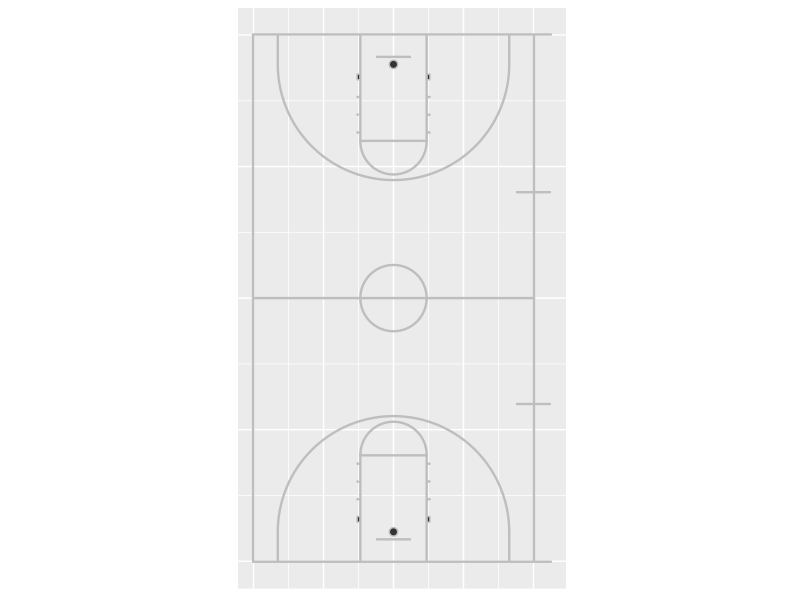
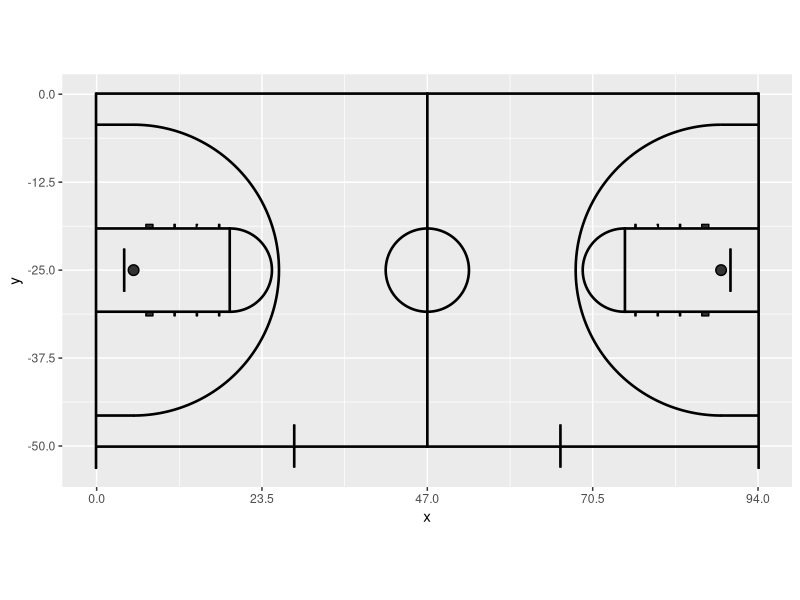
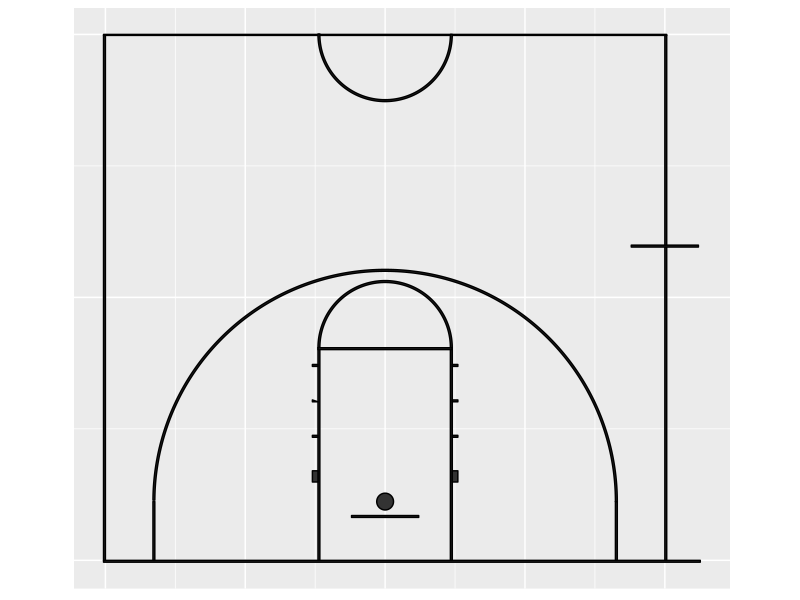

Recreate these plots in R, in order.
# Author : Ewen Gallic http://editerna.free.fr/wp/
# Date : 2014-08-03

# Any comments are welcome.

library(grid)
library(ggplot2)
library(gridExtra)
library(gtable)


###############
## FUNCTIONS ##
###############

# http://stackoverflow.com/questions/6862742/draw-a-circle-with-ggplot2
# Function to create circles
circle_fun <- function(center=c(0,0), diameter=1, npoints=500, start=0, end=2){
  tt <- seq(start*pi, end*pi, length.out=npoints)
  data.frame(
    x = center[1] + diameter / 2 * cos(tt),
    y = center[2] + diameter / 2 * sin(tt)
  )
}

# Gives y coordinates of the opposite side
rev_y <- function(y) 94-y

# Converts inches to feet
inches_to_feet <- function(x) x/12

# Given the angle theta and the court data frame,
# rotates the coordinates of the court by an angle theta
rotate_court <- function(court, theta=pi/2){
  court_r <- court
  court_r$x <- court_r$x / 180 * pi
  court_r$y <- court_r$y / 180 * pi
  matrice_r <- matrix(c(cos(theta), sin(theta), -sin(theta), cos(theta)), ncol = 2)
  coords_r <- apply(court_r[,c("x","y")], 1, function(x) x %*% matrice_r)
  court_r$x <- coords_r[1,] ; court_r$y <- coords_r[2,]
  court_r$x <- court_r$x * 180 / pi
  court_r$y <- court_r$y * 180 / pi
  return(court_r)
}

# From x and y coordinates for a line (represented by a polygon here),
# a number of group and a short description
# creates a data.frame for this line
# in order to use it with ggplot2.
new_coords <- function(x, y, group, descri){
  new_coords_df <- data.frame(x = x, y = y)
  new_coords_df$group <- group
  new_coords_df$side <- 1
  group <- group + 1
  
  # The same thing for the opposite side
  new_coords_df2 <- data.frame(x = x, y = rev_y(y))
  new_coords_df2$group <- group
  new_coords_df2$side <- 2
  group <<- group + 1
  
  # On reunit les donnees
  new_coords_df <- rbind(new_coords_df, new_coords_df2)
  new_coords_df$descri <- descri
  
  return(new_coords_df)
}

###############
## THE COURT ##
###############

# 3 pts circle
cercle_3pts.out <- circle_fun(center = c(25,inches_to_feet(63)), diameter = (20+inches_to_feet(9))*2)
cercle_3pts.in <- circle_fun(center = c(25,inches_to_feet(63)), diameter = (20+inches_to_feet(7))*2)
# Basket circle
cercle_ce <- circle_fun(center = c(25,5+3/12), diameter = 1.5)
# Free throw circle
cercle_lf.out <- circle_fun(center = c(25,19), diameter = 6*2)
cercle_lf.in <- circle_fun(center = c(25,19), diameter = (6-1/6)*2)
# Middle circle
cercle_mil.out <- circle_fun(center = c(25,47), diameter = 6*2)
cercle_mil.in <- circle_fun(center = c(25,47), diameter = (6-1/6)*2)


group <- 1 # We assign the first group, and it gets incremented with each use of new_coords()
court <- new_coords(c(0-1/6,0-1/6,53 + 1/6,53 + 1/6), c(0 - 1/6,0,0,0 - 1/6), group = group, descri = "ligne de fond")
court <- rbind(court, new_coords(x = c(0-1/6,0-1/6,0,0), y = c(0,47-1/12,47-1/12,0), group = group, descri = "ligne gauche"))
court <- rbind(court, new_coords(x = c(50,50,50+1/6,50+1/6), y = c(0,47-1/12,47-1/12,0), group = group, descri = "ligne droite"))
court <- rbind(court, new_coords(x = c(47,47,53,53), y = c(28,28+1/6,28+1/6,28), group = group, descri = "marque entraineur droite"))
court <- rbind(court, new_coords(x = c(inches_to_feet(51),inches_to_feet(51),inches_to_feet(51)+1/6,inches_to_feet(51)+1/6), y = c(0,inches_to_feet(63),inches_to_feet(63),0), group = group, descri = "3pts bas gauche"))
court <- rbind(court, new_coords(x = c(50-inches_to_feet(51)-1/6,50-inches_to_feet(51)-1/6,50-inches_to_feet(51),50-inches_to_feet(51)), y = c(0,inches_to_feet(63),inches_to_feet(63),0), group = group, descri = "3pts bas droit"))
court <- rbind(court, new_coords(x = c(19,19,19+1/6,19+1/6), y = c(0,19,19,0), group = group, descri = "LF bas gauche"))
court <- rbind(court, new_coords(x = c(31-1/6,31-1/6,31,31), y = c(0,19,19,0), group = group, descri = "LF bas droit"))
court <- rbind(court, new_coords(x = c(19,19,31,31), y = c(19-1/6,19,19,19-1/6), group = group, descri = "LF tireur"))
court <- rbind(court, new_coords(x = c(22, 22, 28, 28), y = c(4-1/6,4,4,4-1/6), group = group, descri = "planche"))
court <- rbind(court, new_coords(x = c(cercle_3pts.out[1:250,"x"], rev(cercle_3pts.in[1:250,"x"])),
                                y = c(cercle_3pts.out[1:250,"y"], rev(cercle_3pts.in[1:250,"y"])), group = group, descri = "cercle 3pts"))
court <- rbind(court, new_coords(x = c(cercle_lf.out[1:250,"x"], rev(cercle_lf.in[1:250,"x"])),
                                y = c(cercle_lf.out[1:250,"y"], rev(cercle_lf.in[1:250,"y"])), group = group, descri = "cercle LF haut"))
court <- rbind(court, new_coords(x = c(19-0.5,19-0.5,19,19), y = c(7,8,8,7), group = group, descri = "marque 1 LF gauche"))
court <- rbind(court, new_coords(x = c(19-0.5,19-0.5,19,19), y = c(11,11+inches_to_feet(2),11+inches_to_feet(2),11), group = group, descri = "marque 2 LF gauche"))
court <- rbind(court, new_coords(x = c(19-0.5,19-0.5,19,19), y = c(14+inches_to_feet(2),14+inches_to_feet(4),14+inches_to_feet(2),14+inches_to_feet(2)), group = group, descri = "marque 3 LF gauche"))
court <- rbind(court, new_coords(x = c(19-0.5,19-0.5,19,19), y = c(17+inches_to_feet(4),17+inches_to_feet(6),17+inches_to_feet(6),17+inches_to_feet(4)), group = group, descri = "marque 4 LF gauche"))
court <- rbind(court, new_coords(x = c(31,31,31+0.5,31+0.5), y = c(7,8,8,7), group = group, descri = "marque 1 LF droite"))
court <- rbind(court, new_coords(x = c(31,31,31+0.5,31+0.5), y = c(11,11+inches_to_feet(2),11+inches_to_feet(2),11), group = group, descri = "marque 2 LF droite"))
court <- rbind(court, new_coords(x = c(31,31,31+0.5,31+0.5), y = c(14+inches_to_feet(2),14+inches_to_feet(4),14+inches_to_feet(4),14+inches_to_feet(2)), group = group, descri = "marque 3 LF droite"))
court <- rbind(court, new_coords(x = c(0-1/6,0-1/6,50+1/6,50+1/6), y = c(94/2-1/12,94/2, 94/2, 94/2-1/12), group = group, descri = "ligne mediane"))
court <- rbind(court, new_coords(x = c(31,31,31+0.5,31+0.5), y = c(17+inches_to_feet(4),17+inches_to_feet(6),17+inches_to_feet(6),17+inches_to_feet(4)), group = group, descri = "marque 4 LF droite"))
court <- rbind(court, new_coords(x = c(cercle_mil.out[250:500,"x"], rev(cercle_mil.in[250:500,"x"])),
                                y = c(cercle_mil.out[250:500,"y"], rev(cercle_mil.in[250:500,"y"])), group = group, descri = "cercle milieu grand"))
court <- rbind(court, new_coords(x = cercle_ce[,"x"], y = cercle_ce[,"y"], group = group, descri = "anneau"))

# The data.frame containing all coordinates for the court is now complete.
head(court)
tail(court)

###########
## PLOTS ##
###########

# Whole court 
P <- ggplot() + geom_polygon(data = court, aes(x = x, y = y, group = group), col = "gray") +
  coord_equal() +
  ylim(-2,96) +
  xlim(-5,55) +
  scale_x_continuous(breaks = c(0, 12.5, 25, 37.5, 50)) +
  scale_y_continuous(breaks = c(0, 23.5, 47, 70.5, 94)) +
  xlab("") + ylab("") +
  theme(axis.text.x = element_blank(),
        axis.text.y = element_blank(), axis.ticks.x = element_blank(),
        axis.ticks.y = element_blank(), axis.title = element_blank()
  )
  



# Whole court with rotation
P_180 <- ggplot() + geom_polygon(data = rotate_court(court, theta = pi/2), aes(x = x, y = y, group = group), col = "black") +
  coord_equal() +
  xlim(-2,96) +
  ylim(-55,2) +
  scale_x_continuous(breaks = c(0, 23.5, 47, 70.5, 94)) +
  scale_y_continuous(breaks = c(0, -12.5, -25, -37.5, -50))

# Half court
P_half <- ggplot() + geom_polygon(data = court[court$side==1,], aes(x = x, y = y, group = group), col = "black") +
  coord_equal() +
  xlim(-3,54) +
  ylim(-3,50) +
  scale_y_continuous(breaks = c(0, 23.5, 47)) +
  scale_x_continuous(breaks = c(0, 12.5, 25, 37.5, 50)) +
  xlab("") + ylab("") +
  theme(axis.text.x = element_blank(),
        axis.text.y = element_blank(), axis.ticks.x = element_blank(),
        axis.ticks.y = element_blank(), axis.title = element_blank()
  )